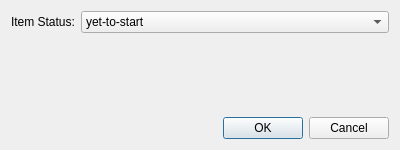
<?xml version="1.0" encoding="UTF-8"?>
<ui version="4.0">
 <class>EditDialog</class>
 <widget class="QDialog" name="EditDialog">
  <property name="geometry">
   <rect>
    <x>0</x>
    <y>0</y>
    <width>400</width>
    <height>150</height>
   </rect>
  </property>
  <property name="windowTitle">
   <string>Edit Item</string>
  </property>
  <layout class="QVBoxLayout" name="verticalLayout">
   <item>
    <layout class="QFormLayout" name="formLayout">
     <item row="0" column="0">
      <widget class="QLabel" name="label_status">
       <property name="text">
        <string>Item Status:</string>
       </property>
      </widget>
     </item>
     <item row="0" column="1">
     <widget class="QComboBox" name="comboBox_itemStatus">
        <property name="minimumWidth">
         <number>200</number>
        </property>
        <item><property name="text"><string>yet-to-start</string></property></item>
        <item><property name="text"><string>in progress</string></property></item>
        <item><property name="text"><string>completed</string></property></item>
        <item><property name="text"><string>committed</string></property></item>
        <item><property name="text"><string>to test</string></property></item>
        <item><property name="text"><string>reopen</string></property></item>
        <item><property name="text"><string>close</string></property></item>
      </widget>
     </item>
    </layout>
   </item>

   <item>
    <widget class="QDialogButtonBox" name="buttonBox">
     <property name="orientation">
      <enum>Qt::Horizontal</enum>
     </property>
     <property name="standardButtons">
      <set>QDialogButtonBox::Cancel|QDialogButtonBox::Ok</set>
     </property>
    </widget>
   </item>
  </layout>
 </widget>
 <resources/>
 <connections/>
</ui>
